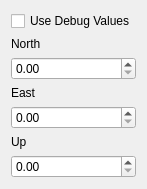
<?xml version="1.0" encoding="UTF-8"?>
<ui version="4.0">
 <class>Form</class>
 <widget class="QWidget" name="Form">
  <property name="geometry">
   <rect>
    <x>0</x>
    <y>0</y>
    <width>126</width>
    <height>175</height>
   </rect>
  </property>
  <property name="windowTitle">
   <string>Form</string>
  </property>
  <layout class="QVBoxLayout" name="verticalLayout_2">
   <item>
    <widget class="QCheckBox" name="useDebugCheckBox">
     <property name="text">
      <string>Use Debug Values</string>
     </property>
    </widget>
   </item>
   <item>
    <layout class="QVBoxLayout" name="verticalLayout">
     <item>
      <layout class="QHBoxLayout" name="horizontalLayout">
       <item>
        <layout class="QVBoxLayout" name="verticalLayout_4">
         <item>
          <widget class="QLabel" name="label">
           <property name="sizePolicy">
            <sizepolicy hsizetype="Preferred" vsizetype="Maximum">
             <horstretch>0</horstretch>
             <verstretch>0</verstretch>
            </sizepolicy>
           </property>
           <property name="text">
            <string>North</string>
           </property>
          </widget>
         </item>
         <item>
          <widget class="QDoubleSpinBox" name="northValue"/>
         </item>
         <item>
          <widget class="QLabel" name="label_2">
           <property name="sizePolicy">
            <sizepolicy hsizetype="Preferred" vsizetype="Maximum">
             <horstretch>0</horstretch>
             <verstretch>0</verstretch>
            </sizepolicy>
           </property>
           <property name="text">
            <string>East</string>
           </property>
          </widget>
         </item>
         <item>
          <widget class="QDoubleSpinBox" name="eastValue">
           <property name="sizePolicy">
            <sizepolicy hsizetype="Minimum" vsizetype="Maximum">
             <horstretch>0</horstretch>
             <verstretch>0</verstretch>
            </sizepolicy>
           </property>
          </widget>
         </item>
         <item>
          <widget class="QLabel" name="label_3">
           <property name="sizePolicy">
            <sizepolicy hsizetype="Preferred" vsizetype="Maximum">
             <horstretch>0</horstretch>
             <verstretch>0</verstretch>
            </sizepolicy>
           </property>
           <property name="text">
            <string>Up</string>
           </property>
          </widget>
         </item>
         <item>
          <widget class="QDoubleSpinBox" name="upValue"/>
         </item>
        </layout>
       </item>
       <item>
        <layout class="QVBoxLayout" name="verticalLayout_3"/>
       </item>
      </layout>
     </item>
    </layout>
   </item>
  </layout>
 </widget>
 <resources/>
 <connections/>
</ui>
